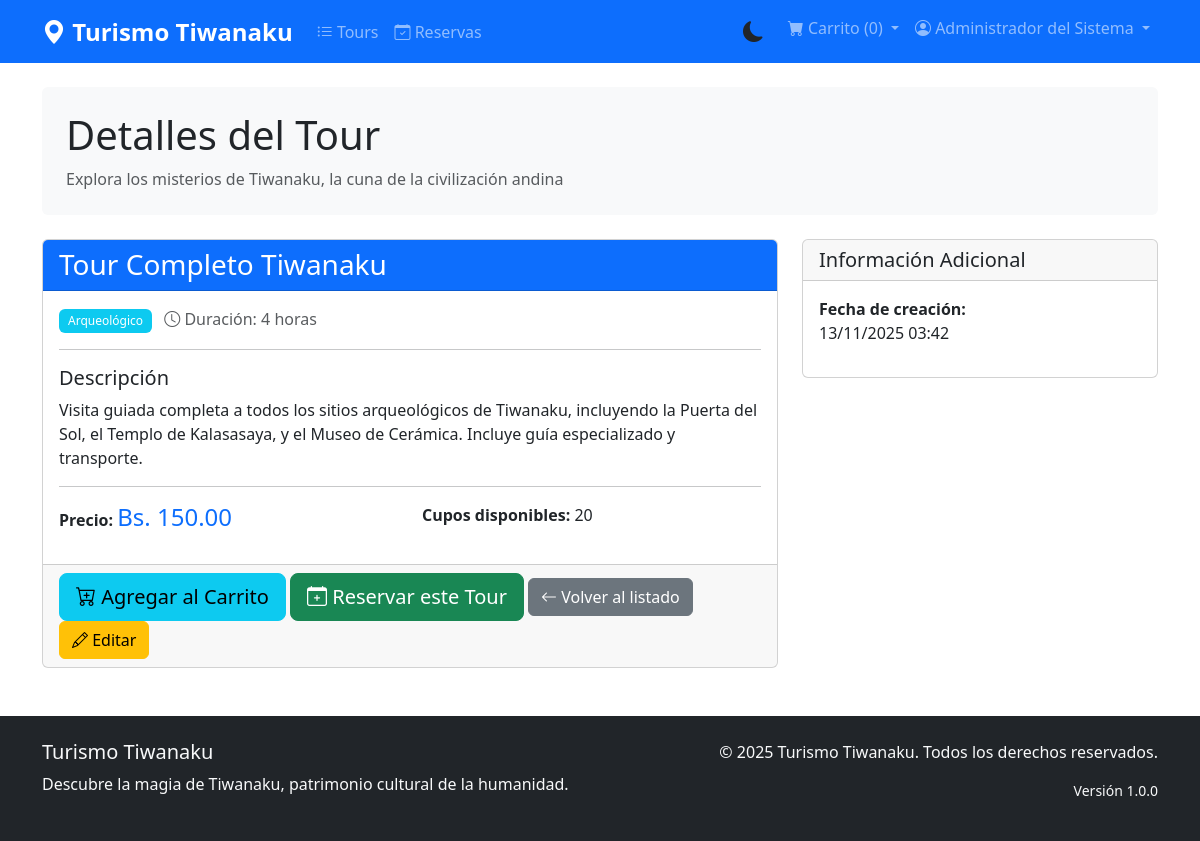
The app's page /index.php?controller=tour&action=view&id=1 (signed in) with its own data.
### tables this page shows
CREATE TABLE IF NOT EXISTS tours (
    id INT AUTO_INCREMENT PRIMARY KEY,
    nombre VARCHAR(255) NOT NULL,
    descripcion TEXT NOT NULL,
    categoria VARCHAR(100) NOT NULL,
    precio DECIMAL(10, 2) NOT NULL,
    duracion INT NOT NULL COMMENT 'Duración en horas',
    cupos_disponibles INT NOT NULL DEFAULT 0,
    fecha_creacion DATETIME DEFAULT CURRENT_TIMESTAMP,
    fecha_actualizacion DATETIME DEFAULT CURRENT_TIMESTAMP ON UPDATE CURRENT_TIMESTAMP,
    INDEX idx_categoria (categoria),
    INDEX idx_precio (precio),
    INDEX idx_fecha_creacion (fecha_creacion)
);

### index.php (called while the page is built, shortened)
<?php
require_once __DIR__ . '/model/db.php';
$controlador = new $nombre_controlador();
$datos_a_vista["data"] = array();
if(method_exists($controlador,$_GET["action"])) $datos_a_vista["data"] = $controlador->{$_GET["action"]}();
require_once __DIR__ . '/view/template/header.php';
require_once __DIR__ . '/view/'.$controlador->view.'.php';
require_once __DIR__ . '/view/template/footer.php';
?>

### controller/tour.php (called while the page is built, shortened)
<?php
require_once __DIR__ . '/../model/tour.php';
class TourController{
	public function __construct() {
		$this->objeto_tour = new Tour();
	}
	public function view(){
		$id = isset($_GET["id"]) ? $_GET["id"] : null;
		return $this->objeto_tour->getTourById($id);
	}
}
?>

### model/db.php (called while the page is built, shortened)
<?php
class Db {
	public function __construct() {
		$this->host = constant('DB_HOST');
		$this->db = constant('DB');
		$this->user = constant('DB_USER');
		$this->pass = constant('DB_PASS');
		try {
           $this->conection = new PDO('mysql:host='.$this->host.';dbname='.$this->db, $this->user, $this->pass);
        } catch (PDOException $e) {
            echo "Error de conexión: " . $e->getMessage();
            exit();
        }
	}
}
?>

### model/tour.php (called while the page is built, shortened)
<?php
require_once __DIR__ . '/db.php';
class Tour {
	private $table = 'tours';
	private $conection;
	public function getConection(){
		$dbObj = new Db();
		$this->conection = $dbObj->conection;
	}
	public function getTourById($id){
		$sql = "SELECT * FROM ".$this->table. " WHERE id = ?";
		$stmt = $this->conection->prepare($sql);
		$stmt->execute([$id]);
		return $stmt->fetch();
	}
}
?>

### view/ver_tour.php (the view, shortened to what this page needs)
<?php
$tour = $datos_a_vista["data"];
?>
<div class="row">
	<div class="col-md-8">
		<div class="card">
			<div class="card-header bg-primary text-white">
				<h3 class="mb-0"><?php echo htmlspecialchars($tour['nombre']); ?></h3>
			</div>
			<div class="card-body">
				<p class="text-muted">
					<span class="badge bg-info me-2"><?php echo htmlspecialchars($tour['categoria']); ?></span>
					<i class="bi bi-clock"></i> Duración: <?php echo $tour['duracion']; ?> horas
				</p>
				<hr>
				<h5>Descripción</h5>
				<p class="card-text"><?php echo nl2br(htmlspecialchars($tour['descripcion'])); ?></p>
				<hr>
				<div class="row">
					<div class="col-md-6">
						<p><strong>Precio:</strong> <span class="text-primary h4">Bs. <?php echo number_format($tour['precio'], 2); ?></span></p>
					</div>
					<div class="col-md-6">
						<p><strong>Cupos disponibles:</strong> <?php echo $tour['cupos_disponibles']; ?></p>
					</div>
				</div>
			</div>
			<div class="card-footer">
				<button class="btn btn-info btn-lg add-to-cart-btn"
					data-tour-id="<?php echo $tour['id']; ?>"
					data-tour-nombre="<?php echo htmlspecialchars($tour['nombre']); ?>"
					data-tour-precio="<?php echo $tour['precio']; ?>"
					data-tour-categoria="<?php echo htmlspecialchars($tour['categoria']); ?>">
					<i class="bi bi-cart-plus"></i> Agregar al Carrito
				</button>
				<a href="index.php?controller=reservation&action=create&tour_id=<?php echo $tour['id']; ?>" class="btn btn-success btn-lg">
					<i class="bi bi-calendar-plus"></i> Reservar este Tour
				</a>
				<a href="index.php?controller=tour&action=list" class="btn btn-secondary">
					<i class="bi bi-arrow-left"></i> Volver al listado
				</a>
				<a href="index.php?controller=tour&action=edit&id=<?php echo $tour['id']; ?>" class="btn btn-warning">
					<i class="bi bi-pencil"></i> Editar
				</a>
			</div>
		</div>
	</div>
	<div class="col-md-4">
		<div class="card">
			<div class="card-header">
				<h5 class="mb-0">Información Adicional</h5>
			</div>
			<div class="card-body">
				<p><strong>Fecha de creación:</strong><br>
					<?php echo date('d/m/Y H:i', strtotime($tour['fecha_creacion'])); ?></p>
			</div>
		</div>
	</div>
</div>

### assets/css/style.css (style rules this page uses)
:root { --primary-color: #0d6efd; --secondary-color: #6c757d; --success-color: #198754; --danger-color: #dc3545; --warning-color: #ffc107; --info-color: #0dcaf0; --light-color: #f8f9fa; --dark-color: #212529; }
body { font-family: 'Segoe UI', Tahoma, Geneva, Verdana, sans-serif; min-height: 100vh; display: flex; flex-direction: column; }
.badge { padding: 0.5em 0.75em; font-weight: 500; }
.card { animation: fadeIn 0.3s ease-in; }

### records on screen
tours: nombre "Tour Completo Tiwanaku", categoria "Arqueológico", duracion "4", descripcion "Visita guiada completa a todos los sitios arqueológicos de Tiwanaku, incluyendo la Puerta del Sol, el Templo de Kalasasaya, y el Museo de Cerámica. Incluye guía especializado y transporte.", precio "150.00", cupos_disponibles "20", fecha_creacion "13/11/2025 03:42"

### other values on screen
$_SESSION['nombre_completo'] "Administrador del Sistema"
$controlador->page_title "Detalles del Tour"
constant('APP_NAME') "Turismo Tiwanaku"
constant('APP_VERSION') "1.0.0"
